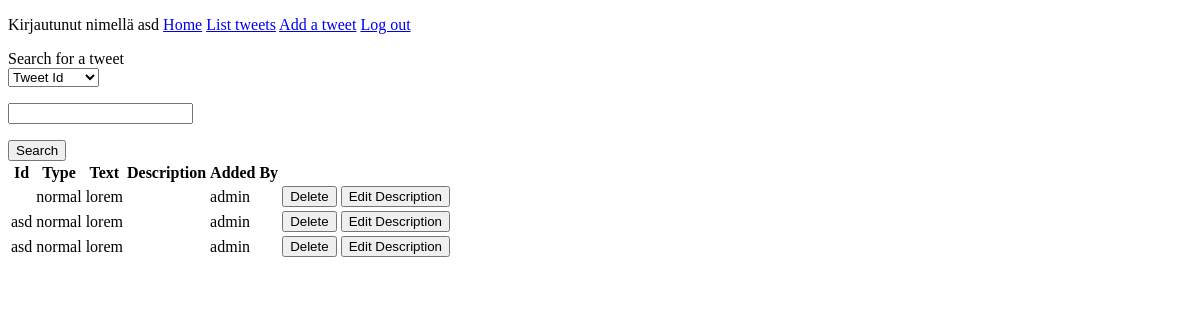
Page /tweets (signed in) on the earlier database version.
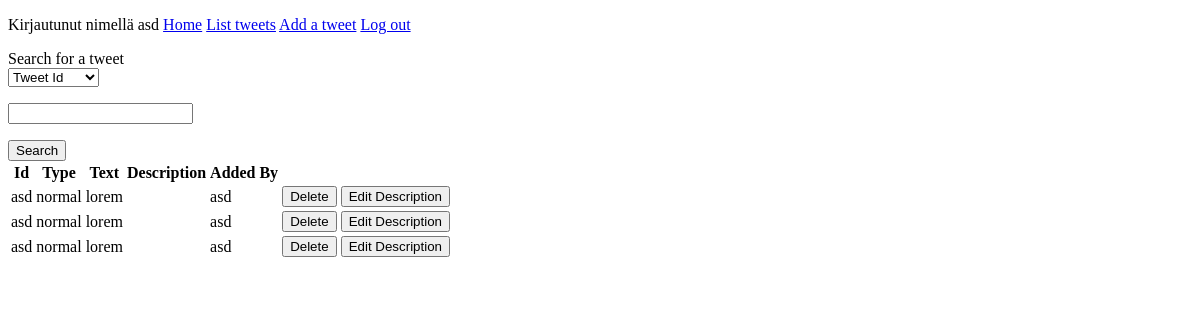
Same page on the later database version.
### application/auth/models.py (models this page shows, shortened)
class User(db.Model):
    __tablename__ = "account"
    id = db.Column(db.Integer, primary_key=True)
    date_created = db.Column(db.DateTime, default=db.func.current_timestamp())
    date_modified = db.Column(db.DateTime, default=db.func.current_timestamp(),
                              onupdate=db.func.current_timestamp())
    name = db.Column(db.String(144), nullable=False)
    username = db.Column(db.String(144), nullable=False)
    password = db.Column(db.String(144), nullable=False)
    tweets = db.relationship("Tweet", backref='account', lazy=True)

### application/tweets/models.py (models this page shows, shortened)
class Tweet(db.Model):
    id = db.Column(db.Integer, primary_key=True)
    date_created = db.Column(db.DateTime, default=db.func.current_timestamp())
    date_modified = db.Column(db.DateTime, default=db.func.current_timestamp(),
    onupdate=db.func.current_timestamp())
    tweetid = db.Column(db.String(100))
    tweettype = db.Column(db.String(100))
    tweettext = db.Column(db.String(300))
    addedby = db.Column(db.String(100))
    tweetdescription = db.Column(db.String(100))
    account_id = db.Column(db.Integer, db.ForeignKey('account.id'),
                           nullable=False)

### application/tweets/views.py (the view)
@app.route("/tweets", methods=['GET', 'POST'])
def tweets_index():
    search = TweetSeachForm(request.form)
    if request.method == 'POST':
        return search_results(search)
    tweetquery = db.session().query(Tweet).filter(Tweet.account_id.contains(current_user.id))
    tweets = tweetquery.all()
    return render_template("tweets/list.html", tweets=tweets, form=search)

### application/tweets/forms.py
class TweetSeachForm(Form):
    choices = [('Tweet Id', 'Tweet Id'), ('Tweet Type', 'Tweet Type')]
    select = SelectField('Search for tweets: ', choices=choices)
    search = StringField('')

### application/__init__.py (called while the page is built)
@login_manager.user_loader
def load_user(user_id):
    return User.query.get(user_id)

### application/templates/tweets/list.html
{% extends "layout.html" %}
{% block body %}
    {% if current_user.is_authenticated %}
        <div>Search for a tweet</div>
        <form method=post action="{{ url_for('tweets_index') }}">
            <d1>
                {{ form.select }}
                <p>
                    {{ form.search }}
            </d1>
            </p><input type="submit" value="Search"/>
        </form>
        <table>
            <tr>
                <th>Id</th>
                <th>Type</th>
                <th>Text</th>
                <th>Description</th>
                <th>Added By</th>
            </tr>
            {% for tweet in tweets %}
                <tr>
                    <td>{{ tweet.tweetid }}</td>
                    <td>{{ tweet.tweettype }}</td>
                    <td>{{ tweet.tweettext }}</td>
                    <td>{{ tweet.tweetdescription }}</td>
                    <td>{{ tweet.addedby }}</td>
                    <td>
                        <form method="POST" action="{{ url_for('delete', id = tweet.id) }}">
                            <input type="submit" value="Delete">
                        </form>
                    </td>
                    <td>
                        <form method="GET" action="{{ url_for('tweets_view', id = tweet.id) }}">
                            <input type="submit" value="Edit Description">
                        </form>
                    </td>
                </tr>
            {% endfor %}
        </table>
    {% else %}
        <div>Log in</div>
        <script type="text/javascript">
        </script>
    {% endif %}
{% endblock %}

### application/templates/layout.html (shortened to what this page needs)
  <!DOCTYPE html>
  <html>
    <head>
    </head>
    <body>
    <div class="topnav">
              {% if current_user.is_authenticated %}
      <p>
	Kirjautunut nimellä {{ current_user.name }}
        <a class="active" href="/">Home</a>
        <a href="{{ url_for('tweets_index') }}">List tweets</a>
        <a href="{{ url_for('tweets_form') }}">Add a tweet</a>
        <a href="{{ url_for('auth_logout') }}">Log out</a>
      </p>
      {% else %}
                  <h1>Log in or register to view page</h1>
                  <a href="{{ url_for('index') }}">Home</a>
      <a href="{{ url_for('auth_login') }}">Log in</a>
      <a href="{{ url_for('auth_register') }}"> Register </a>
      {% endif %}
    </div>
      {% block body %}{% endblock %}
    </body>
  </html>

Differences in the rows shown:
removed Tweet: tweettype "normal", tweettext "lorem", addedby "admin"
removed Tweet: tweetid "asd", tweettype "normal", tweettext "lorem", addedby "admin"
removed Tweet: tweetid "asd", tweettype "normal", tweettext "lorem", addedby "admin"
added Tweet: tweetid "asd", tweettype "normal", tweettext "lorem", addedby "asd"
added Tweet: tweetid "asd", tweettype "normal", tweettext "lorem", addedby "asd"
added Tweet: tweetid "asd", tweettype "normal", tweettext "lorem", addedby "asd"
